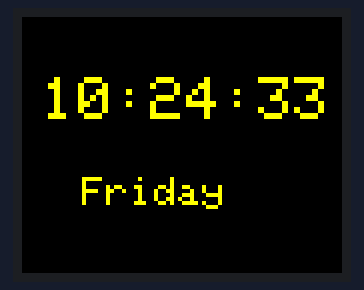
Recording of a sketch running on a simulated ESP8266 (NodeMCU). On the bench: 160×128 colour display. WiFi joins after 1.5 s; servers stay silent unless stated; network time is answered at once with the bench clock; the local clock reads 2024-03-15 10:24:30 at power-on unless the sketch sets it.

Above: at 3.3 s.
At 7.4 s:
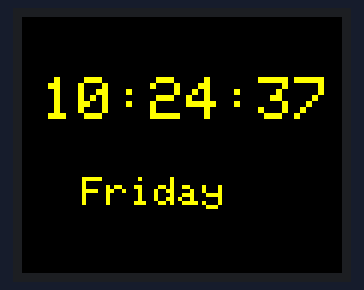
At 11.5 s:
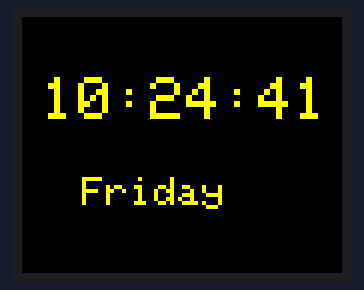
At 20.7 s:
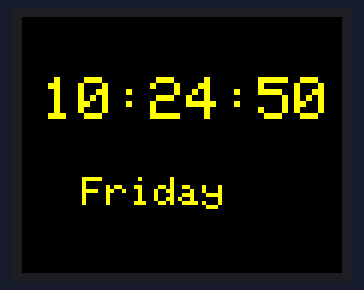
At 28.8 s:
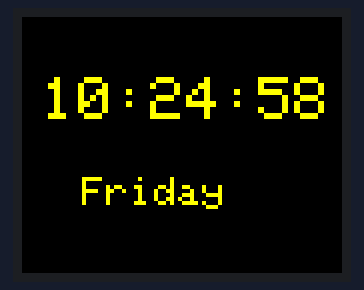
At 38.0 s:
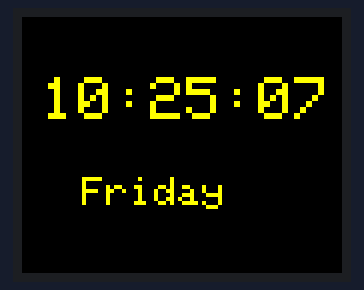

Measured:
- what the display in image 0 shows lasts 1.0 s, from 3.2 s to 4.2 s

The sketch:

TFT_NTP_CLK.ino
```cpp
#include <Adafruit_GFX.h>      // include Adafruit graphics library
#include <Adafruit_ST7735.h>   // include Adafruit ST7735 TFT library
#include <NTPClient.h>
#include <ESP8266WiFi.h>
#include <WiFiUdp.h>
// ST7735 TFT module connections
#define TFT_RST   D4     // TFT RST pin is connected to NodeMCU pin D4 (GPIO2)
#define TFT_CS    D3     // TFT CS  pin is connected to NodeMCU pin D4 (GPIO0)
#define TFT_DC    D2     // TFT DC  pin is connected to NodeMCU pin D4 (GPIO4)
// initialize ST7735 TFT library with hardware SPI module
// SCK (CLK) ---> NodeMCU pin D5 (GPIO14)
// MOSI(DIN) ---> NodeMCU pin D7 (GPIO13)
Adafruit_ST7735 tft = Adafruit_ST7735(TFT_CS, TFT_DC, TFT_RST);

float p = 3.1415926;
char daysOfTheWeek[7][12] = {"Sunday", "Monday", "Tuesday", "Wednesday", "Thursday", "Friday", "Saturday"};

const char *ssid     = "***********";
const char *password = "***********";

WiFiUDP ntpUDP;
//NTPClient timeClient(ntpUDP, "europe.pool.ntp.org", 19800, 60000);
NTPClient timeClient(ntpUDP);

String formattedDate;
String dayStamp;
String timeStamp;

void setup(void) {
  WiFi.begin(ssid, password);

  while ( WiFi.status() != WL_CONNECTED ) {
    delay ( 500 );
  }

  timeClient.begin();
  timeClient.setTimeOffset(19800);

  tft.initR(INITR_BLACKTAB);   // initialize a ST7735S chip, black tab
 tft.setRotation(1);
  uint16_t time = millis();
  tft.fillScreen(ST7735_BLACK);
  time = millis() - time;

  delay(500);

  // large block of text
  tft.fillScreen(ST7735_BLACK);
//  testdrawtext("Lorem ipsum dolor sit amet, consectetur adipiscing elit. Curabitur adipiscing ante sed nibh tincidunt feugiat. Maecenas enim massa, fringilla sed malesuada et, malesuada sit amet turpis. Sed porttitor neque ut ante pretium vitae malesuada nunc bibendum. Nullam aliquet ultrices massa eu hendrerit. Ut sed nisi lorem. In vestibulum purus a tortor imperdiet posuere. ", ST7735_WHITE);
  delay(1000);

}


void loop() {
  timeClient.update();
  tft.setTextColor(ST7735_YELLOW);
  tft.setCursor(10,30);
  tft.setTextSize(3);
  tft.println(timeClient.getFormattedTime());
  tft.setCursor(30, 80);
  tft.setTextSize(2);
  tft.println(daysOfTheWeek[timeClient.getDay()]);


  delay(1000);
  tft.fillScreen(ST7735_BLACK);
}
```
